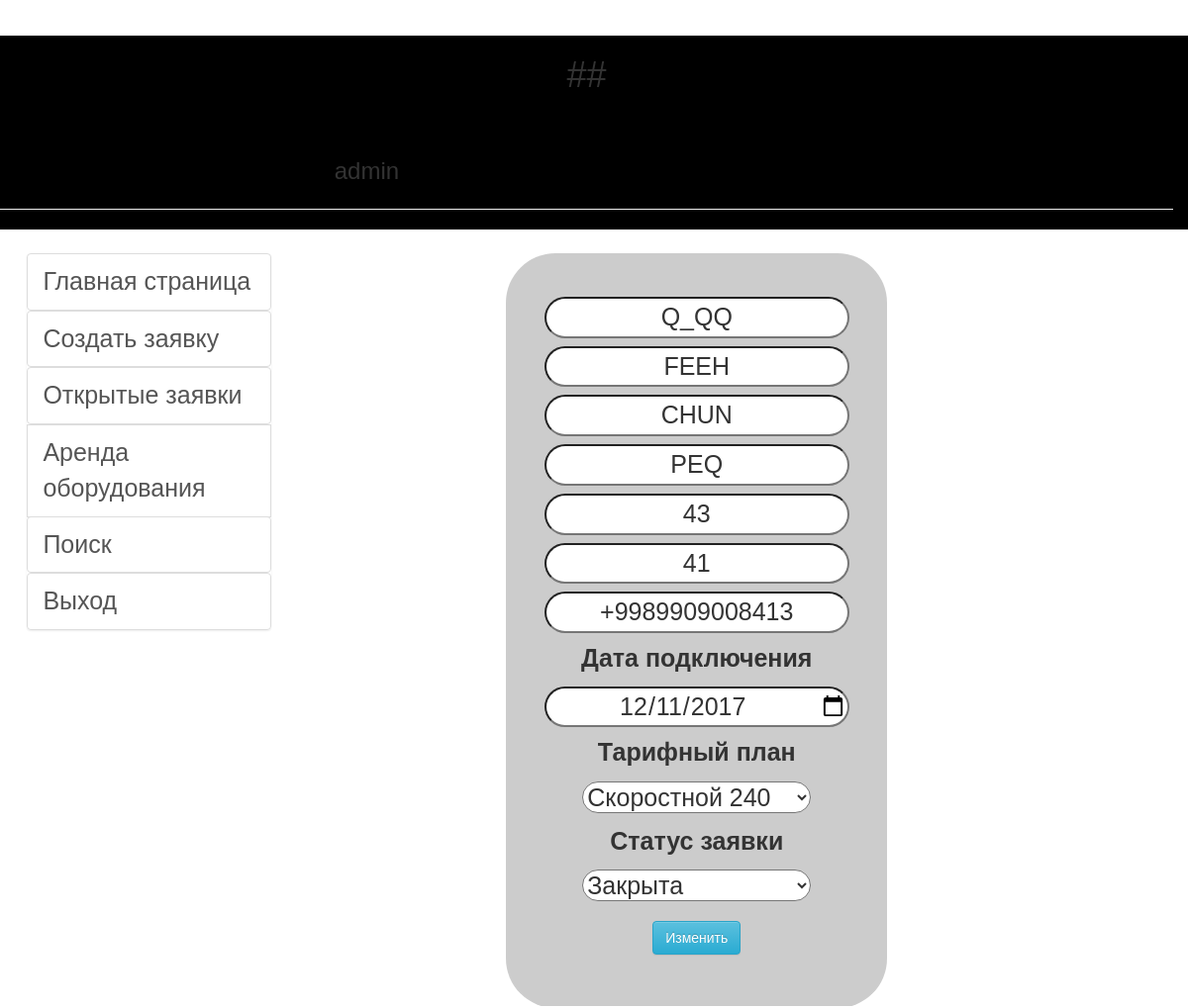
The page /blank/edit/10 (signed in) on the database its author committed.
### blank/models.py (models this page shows, shortened)
class Profile(models.Model):
    date_creating = models.DateField(help_text='Дата регистрации', null=True, blank=True, default=now)
    name = models.CharField(help_text='Введите имя абонента', max_length=15)
    surname = models.CharField(help_text='Введите фамилию абонента',max_length=15)
    patronymic = models.CharField(help_text='Введите отчество абонента', max_length=20)
    address = models.CharField(help_text='Улица/Массив', max_length=20,)
    home = models.CharField(help_text='Введите номер дома', max_length=5)
    flat = models.CharField(help_text='Введите номер квартиры', max_length=5,)
    contact_number = models.CharField(help_text='Контактный номер абонента', max_length=30,)
    prefering_connection = models.DateField(help_text='Предпочитаемая дата подключения')
    datetimerange = models.DateField(help_text='Для фильтрации дат с отметками , ОТ -- К', null=True, blank=True, default=now)
    manager = models.ForeignKey(User,blank=True, null=True, on_delete=models.SET_NULL,)
    class Meta:
        permissions = (
            ("can_see_all_blank" , "View all blanks"),
                      )
    tarrif_plans = (
        ('s40', 'Скоростной 40'),
        ('s60', 'Скоростной 60'),
        ('s80', 'Скоростной 80'),
        ('s100', 'Скоростной 100'),
        ('s120','Скоростной 120'),
        ('s140', 'Скоростной 140'),
        ('s160', 'Скоростной 160'),
        ('s200', 'Скоростной 200'),
        ('s240', 'Скоростной 240'),
    )
    tarrif = models.CharField(blank=True ,choices= tarrif_plans , null=True , max_length=15)
    blank_status = (
        ('Открыта', 'Открыта'),
        ('Закрыта', 'Закрыта'),
                    )
    status = models.CharField(max_length=15, choices=blank_status, blank=True , null=True)

### blank/views.py (the view)
# urls.py: url(r'^edit/(?P<pk>\d+)$', login_required(views.Edit.as_view()), name='edit'),
class Edit(UpdateView):
    model = Profile
    form_class = ProfileForm
    template_name = 'edit.html'

### templates/edit.html (shortened to what this page needs)
<!DOCTYPE html>
{% extends 'main.html' %}
{% load static %}
	{% block content %}
	<div class="row">
	    <div class="col-lg-4 col-lg-offset-2 col-md-10 col-md-offset-1 col-sm-10 col-sm-offset-1 " style="text-align: center; margin-top:3vh">
	      <div class="reg">
		<form  class="contact_form" action="" method="post" name="contact_form">
	    		  <ul class="regform">
		    <li class="name">
                    {{form.name}}
			</li>
		    <li class="surname">
                    {{form.surname}}
		    </li>
		    <li class="patronymic">
                    {{form.patronymic}}
			</li>
		    <li class="address">
                    {{form.address}}
			</li>
		    <li class="home">
                    {{form.home}}
			</li>
		    <li class="flat">
                    {{form.flat}}
		    </li>
		    <li class="contact_number">
                    {{form.contact_number}}
			</li>
		    <li class="prefering_connection">
				<p  align="center" > <strong> <font size="5"> Дата подключения </font></strong></p>
                	{{form.prefering_connection}}
		    </li>
		    <li>
		      <p align="center"> <strong> <font size="5"> Тарифный план </font></strong> </p>
					{{form.tarrif}}
		    </li>
		    <li>
               <p align="center"> <strong> <font size="5"> Статус заявки </font></strong> </p>
               		{{form.status}}
		    </li>
		    <li>
		      <button class="btn btn-info btn-md" type="submit" > Изменить </button>
		    </li>
		  </ul>
		</form>
	      </div>
	    </div>
	  </div>
	{% endblock %}

### templates/main.html (shortened to what this page needs)
<!DOCTYPE html>
<html>
<head>
    {% load static %}
    <link rel="stylesheet" type="text/css" href="{% static 'startup/css/style.css' %}">
    <link rel="stylesheet" type="text/css" href="{% static 'startup/css/bootstrap.css' %}">
    <link rel="stylesheet" type="text/css" href="{% static 'startup/css/bootstrap-theme.css' %}">
</head>
<body>
	<div class="row" style="margin-right: 0;"> ]
	<div class="col-lg-12" style="background-color:black;">
		<h1 align="center" style="margin-bottom: 60px;">##</h1>
		  		<div class='top'>
						{% if user.is_authenticated %}
	                	<h3 style="margin: 0 0 0 28.5%;">{{user.get_username}}</h3>
						{% endif %}
				</div>
	            <hr>
	</div>
        {% block sidebar %}
  		<div class="col-lg-3 col-md-3 col-sm-4" style="margin-top:3vh">
  			<div class="navigation">
                <ul class="nav list-group">
                    <li>
                        <a class="list-group-item" href="{% url 'main' %}">Главная страница</a>
                    </li>
                    <li>
						<a class="list-group-item" href="{% url 'blank-create' %}">Создать заявку</a>
                    </li>
                    <li>
                        <a class="list-group-item" href="{% url 'statusopen' %}">Открытые заявки</a>
                    </li>
                        <a class="list-group-item" href="{% url 'tes' %}">Аренда оборудования</a>
                    <li>
                        <a class="list-group-item" href="{% url 'search' %}">Поиск</a>
                    </li>
                    <li>
                        <a class="list-group-item" href="{% url "logout"%}?next={{request.path}}">Выход</a>
                </li>
                </ul>
            </div>
        </div>
        {% endblock %}
        {% block content %}{% endblock %}
</body>
</html>

### static/startup/css/style.css (style rules this page uses)
* { box-sizing: border-box; -moz-box-sizing: border-box; -webkit-box-sizing: border-box; font-family: arial; }
.top>* { display: inline-block; }
.navigation { margin-left: 10%; }
@media screen and (max-width: 1680px) { * { font-size: 17px; } }
@media screen and (max-width: 1280px) { * { font-size: 25px; } }
.reg { background-color: rgba(0,0,0,0.2); border-radius: 50px; padding: 5vh 0; }
.regform { list-style: none; padding: 0; }
.regform li { padding: 4px 0; }
.regform input { border-radius: 50px; text-align: center; width: 80%; outline: 0; }
.regform select { width: 60%; background-color: white; border-radius: 50px; outline: 0; }
.regform li:last-child { padding-top: 10px; }

### rows shown on the page
Profile: name "Q_QQ", surname "FEEH", patronymic "CHUN", address "PEQ", home "43", flat "41", contact_number "+9989909008413", prefering_connection "12/11/2017", tarrif "Скоростной 240", status "Закрыта"

### other values the page prints
{{ user.get_username }} "admin"
